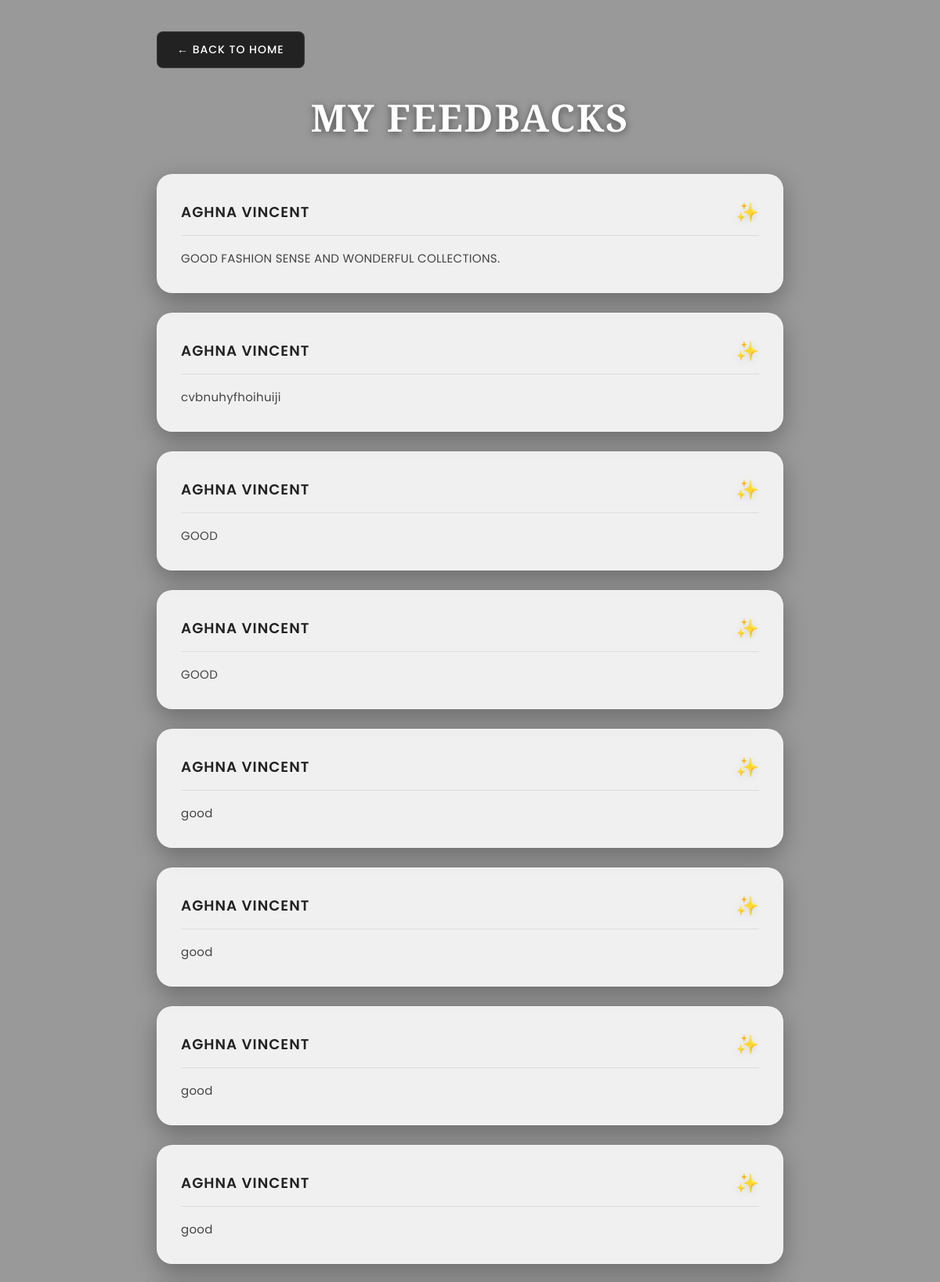
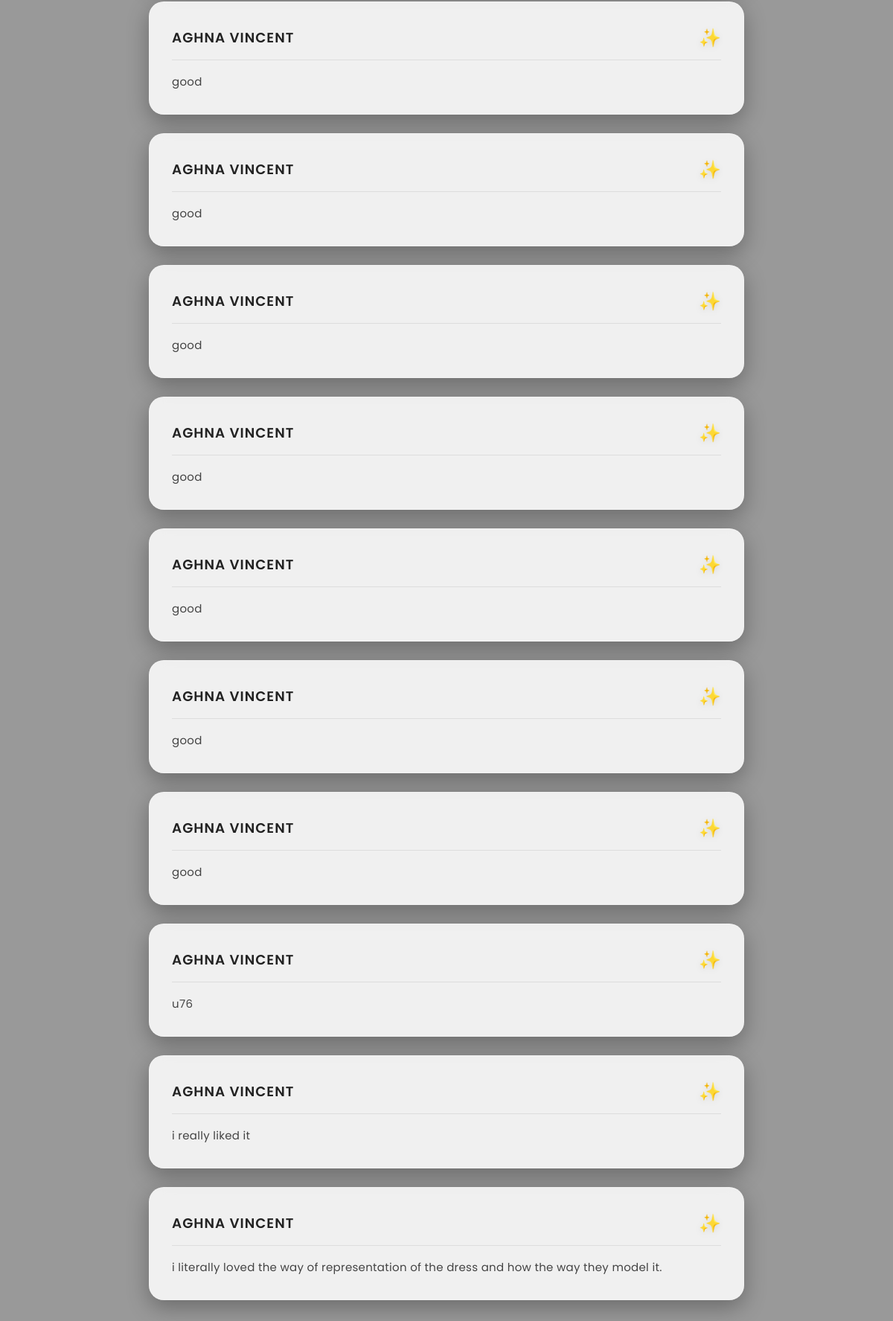
/feedback_user/ (signed in), run on the app's committed database (2 pictures, top to bottom).
### specksapp/models.py (models this page shows)
class feedback(models.Model):
    user = models.ForeignKey(Register,on_delete=models.CASCADE)
    product = models.ForeignKey(dress,on_delete=models.CASCADE,null=True,blank=True)
    rating = models.IntegerField(null=True,blank=True)
    feedback = models.CharField(max_length=100,null=True,blank=True)
    added_at = models.DateTimeField(auto_now_add=True)

class Register(models.Model):
    name = models.CharField(max_length=25,null=True,blank=True)
    address = models.CharField(max_length=50,null=True,blank=True)
    Gender_choices =[
        ('M','male'),
        ('F','female'),
        ('O','other')
    ]
    gender = models.CharField(max_length=8,choices=Gender_choices,null=True,blank=True)
    phone = models.IntegerField(null=True,blank=True)
    email = models.EmailField(max_length=100,unique=True)
    password = models.CharField(max_length=25,null=True,blank=True)
    image = models.FileField(upload_to='images/',null=True,blank=True)

### specksapp/views.py (the view)
# urls.py: path('feedback_user/',views.feedback_user,name='feedback_user'),
def feedback_user(request):
    if 'email' not in request.session:
        return redirect('Login')
    email = request.session.get('email')
    user = models.Register.objects.get(email=email)
    feedbacks = models.feedback.objects.filter(user=user)
    return render(request, 'feedback_user.html', {'feedbacks': feedbacks})

### specksapp/templates/feedback_user.html (shortened to what this page needs)
<!DOCTYPE html>
<html lang="en">
<head>
</head>
<body>
<div class="container">
    <a href="{% url 'home' %}" class="back-btn">
        ← Back to Home
    </a>
    <h1 class="heading">My Feedbacks</h1>
    {% if feedbacks %}
        {% for feedback in feedbacks %}
        <div class="feedback-card">
            <div class="feedback-header">
                <div class="user-name">
                    {{ feedback.user.name }}
                </div>
                <div class="icon">
                    ✨
                </div>
            </div>
            <div class="feedback-text">
                {{ feedback.feedback }}
            </div>
        </div>
        {% endfor %}
    {% else %}
        <div class="empty">
            No feedback submitted yet.
        </div>
    {% endif %}
</div>
</body>
</html>

### specksapp/templates/feedback_user.html (style rules this page uses)
* { margin: 0; padding: 0; box-sizing: border-box; font-family: 'Poppins', sans-serif; }
body { background: linear-gradient(rgba(0, 0, 0, 0.4), rgba(0, 0, 0, 0.4)), url('https://images.unsplash.com/photo-1558769132-cb1aea458c5e?q=80&w=1974&auto=format&fit=crop') no-repeat center center fixed; background-size: cover; min-height: 100vh; padding: 40px 20px; }
.container { max-width: 800px; margin: auto; }
.back-btn { display: inline-block; text-decoration: none; color: white; background: #222; padding: 12px 25px; border-radius: 8px; font-size: 14px; font-weight: 500; letter-spacing: 1px; text-transform: uppercase; transition: all 0.3s ease; margin-bottom: 30px; border: 1px solid rgba(255, 255, 255, 0.1); }
.heading { font-family: 'Playfair Display', serif; text-align: center; color: #ffffff; font-size: 3rem; margin-bottom: 40px; letter-spacing: 2px; text-transform: uppercase; text-shadow: 0 2px 10px rgba(0, 0, 0, 0.5); }
.feedback-card { background: rgba(255, 255, 255, 0.85); backdrop-filter: blur(10px); -webkit-backdrop-filter: blur(10px); border: 1px solid rgba(255, 255, 255, 0.2); border-radius: 20px; padding: 30px; margin-bottom: 25px; box-shadow: 0 10px 30px rgba(0, 0, 0, 0.3); transition: transform 0.3s cubic-bezier(0.4, 0, 0.2, 1), box-shadow 0.3s cubic-bezier(0.4, 0, 0.2, 1); }
.feedback-header { display: flex; justify-content: space-between; align-items: center; margin-bottom: 15px; border-bottom: 1px solid rgba(0, 0, 0, 0.08); padding-bottom: 12px; }
.user-name { color: #222; font-size: 1.15rem; font-weight: 600; text-transform: uppercase; letter-spacing: 1px; }
.icon { font-size: 24px; color: #d4af37; filter: drop-shadow(0 2px 4px rgba(0,0,0,0.1)); }
.feedback-text { color: #444; font-size: 15px; line-height: 1.8; letter-spacing: 0.3px; }

### data on the page
feedback: user.name "AGHNA VINCENT", feedback "GOOD FASHION SENSE AND WONDERFUL COLLECTIONS."
feedback: user.name "AGHNA VINCENT", feedback "cvbnuhyfhoihuiji"
feedback: user.name "AGHNA VINCENT", feedback "GOOD"
feedback: user.name "AGHNA VINCENT", feedback "GOOD"
feedback: user.name "AGHNA VINCENT", feedback "good"
feedback: user.name "AGHNA VINCENT", feedback "good"
feedback: user.name "AGHNA VINCENT", feedback "good"
feedback: user.name "AGHNA VINCENT", feedback "good"
feedback: user.name "AGHNA VINCENT", feedback "good"
feedback: user.name "AGHNA VINCENT", feedback "good"
feedback: user.name "AGHNA VINCENT", feedback "good"
feedback: user.name "AGHNA VINCENT", feedback "good"
feedback: user.name "AGHNA VINCENT", feedback "good"
feedback: user.name "AGHNA VINCENT", feedback "good"
feedback: user.name "AGHNA VINCENT", feedback "good"
feedback: user.name "AGHNA VINCENT", feedback "u76"
feedback: user.name "AGHNA VINCENT", feedback "i really liked it"
feedback: user.name "AGHNA VINCENT", feedback "i literally loved the way of representation of the dress and how the way they model it."
